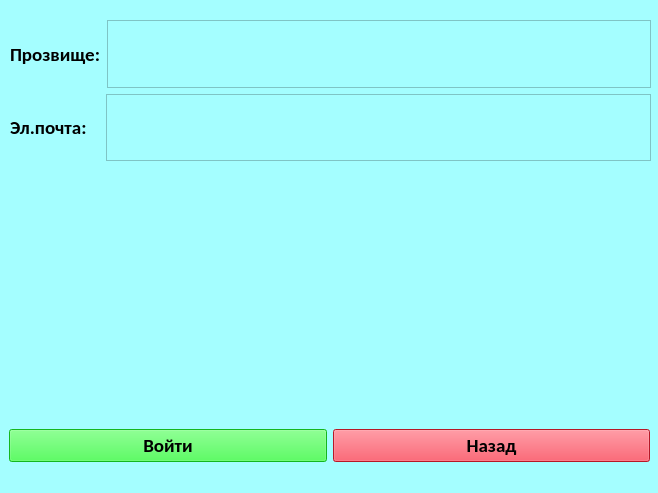
<?xml version="1.0" encoding="UTF-8"?>
<ui version="4.0">
 <class>Login</class>
 <widget class="QWidget" name="Login">
  <property name="geometry">
   <rect>
    <x>0</x>
    <y>0</y>
    <width>658</width>
    <height>493</height>
   </rect>
  </property>
  <property name="windowTitle">
   <string>Form</string>
  </property>
  <property name="styleSheet">
   <string notr="true">background-color: rgb(164, 254, 255);</string>
  </property>
  <widget class="QWidget" name="horizontalLayoutWidget">
   <property name="geometry">
    <rect>
     <x>9</x>
     <y>410</y>
     <width>641</width>
     <height>71</height>
    </rect>
   </property>
   <layout class="QHBoxLayout" name="horizontalLayout_1">
    <item>
     <widget class="QPushButton" name="enter">
      <property name="font">
       <font>
        <family>Calibri</family>
        <pointsize>14</pointsize>
        <weight>75</weight>
        <bold>true</bold>
       </font>
      </property>
      <property name="styleSheet">
       <string notr="true">background-color: rgb(29, 255, 44);</string>
      </property>
      <property name="text">
       <string>Войти</string>
      </property>
     </widget>
    </item>
    <item>
     <widget class="QPushButton" name="Cancel">
      <property name="font">
       <font>
        <family>Calibri</family>
        <pointsize>14</pointsize>
        <weight>75</weight>
        <bold>true</bold>
       </font>
      </property>
      <property name="styleSheet">
       <string notr="true">background-color: rgb(255, 33, 55);</string>
      </property>
      <property name="text">
       <string>Назад</string>
      </property>
     </widget>
    </item>
   </layout>
  </widget>
  <widget class="QWidget" name="gridLayoutWidget">
   <property name="geometry">
    <rect>
     <x>10</x>
     <y>20</y>
     <width>641</width>
     <height>141</height>
    </rect>
   </property>
   <layout class="QGridLayout" name="gridLayout_1">
    <item row="1" column="0">
     <layout class="QHBoxLayout" name="horizontalLayout_email">
      <item>
       <widget class="QLabel" name="email">
        <property name="font">
         <font>
          <family>Calibri</family>
          <pointsize>14</pointsize>
          <weight>75</weight>
          <bold>true</bold>
         </font>
        </property>
        <property name="text">
         <string>Эл.почта:   </string>
        </property>
       </widget>
      </item>
      <item>
       <widget class="QTextBrowser" name="textBrowser_email"/>
      </item>
     </layout>
    </item>
    <item row="0" column="0">
     <layout class="QHBoxLayout" name="horizontalLayout_nickname">
      <item>
       <widget class="QLabel" name="Nickname">
        <property name="font">
         <font>
          <family>Calibri</family>
          <pointsize>14</pointsize>
          <weight>75</weight>
          <bold>true</bold>
         </font>
        </property>
        <property name="text">
         <string>Прозвище:</string>
        </property>
       </widget>
      </item>
      <item>
       <widget class="QTextBrowser" name="textBrowser_nickname"/>
      </item>
     </layout>
    </item>
   </layout>
  </widget>
 </widget>
 <resources/>
 <connections/>
</ui>
